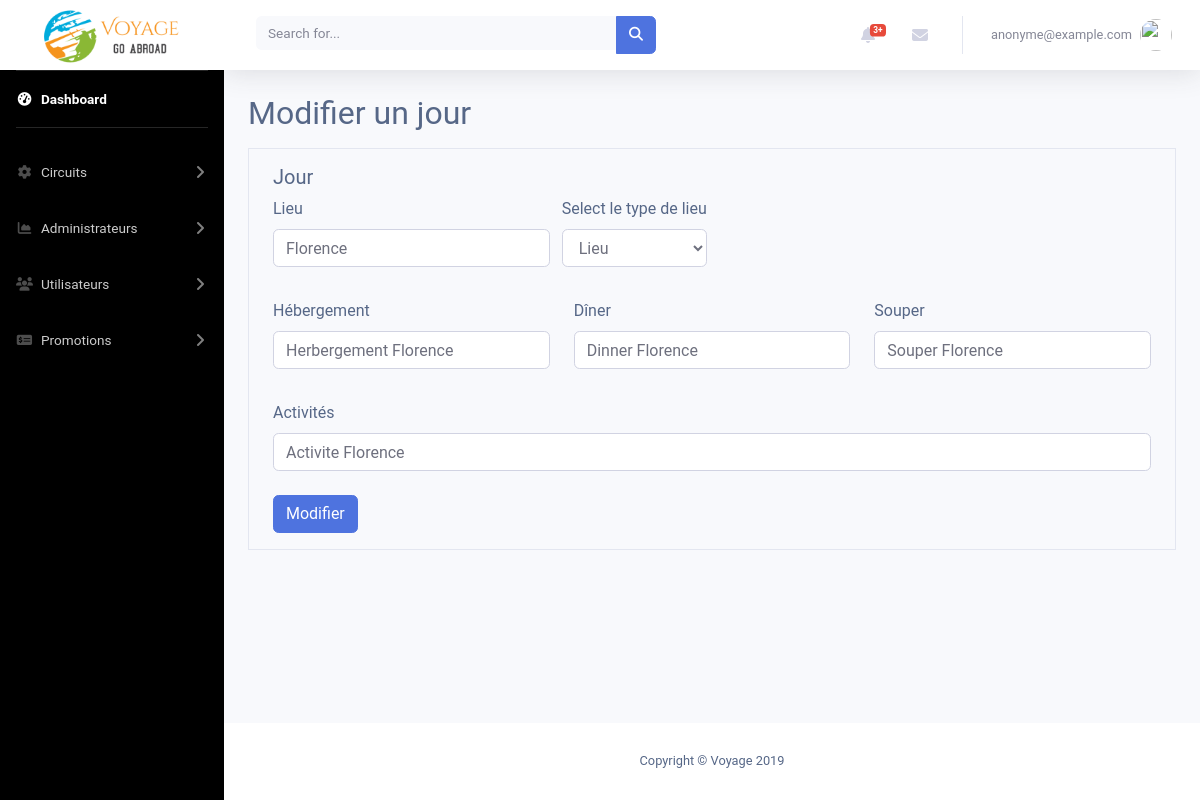
/admin/modifierJour.php?idJour=26 (signed in), run on the app's committed database.
### tables this page shows
CREATE TABLE `lieu` (
  `idLieu` int(11) NOT NULL,
  `nom` varchar(50) DEFAULT NULL,
  `ville` varchar(50) DEFAULT NULL,
  `pays` varchar(50) DEFAULT NULL
);

CREATE TABLE `hebergement` (
  `idHebergement` int(11) NOT NULL,
  `idLieu` int(11) NOT NULL,
  `nom` varchar(50) NOT NULL,
  `typeHebergement` varchar(50) DEFAULT NULL,
  `dejeunerInclus` tinyint(1) DEFAULT '0',
  `siteweb` varchar(50) DEFAULT NULL
);

CREATE TABLE `manger` (
  `idManger` int(11) NOT NULL,
  `idLieu` int(11) NOT NULL,
  `nom` varchar(50) NOT NULL,
  `siteweb` varchar(50) DEFAULT NULL
);

CREATE TABLE `activite` (
  `idActivite` int(11) NOT NULL,
  `idLieu` int(11) NOT NULL,
  `nom` varchar(50) NOT NULL,
  `description` varchar(50) DEFAULT NULL,
  `siteweb` varchar(50) DEFAULT NULL
);

### admin/modifierJour.php (the view, shortened to what this page needs)
<?php
include_once "includes/header.php";
include_once "includes/navbar.php";
if (isset($_GET['idJour'])) {
    $stmt = $conn->query("SELECT * FROM jour WHERE idJour=" . $_GET['idJour']);
    $row = $stmt->fetch();
    $idLieu = $row->idLieu;
    $getActivite = $conn->query('SELECT * FROM activite WHERE idActivite = ' . $row->idActivite);
    $activite = $getActivite->fetch();
    $nomActivite = $activite->nom;
    $getHebergement = $conn->query('SELECT * FROM hebergement WHERE idHebergement = ' . $row->idHebergement);
    $hebergement = $getHebergement->fetch();
    $nomHebergement = $hebergement->nom;
    $getDinner = $conn->query('SELECT * FROM manger WHERE idManger = ' . $row->idDinner);
    $dinner = $getDinner->fetch();
    $nomDinner = $dinner->nom;
    $getSouper = $conn->query('SELECT * FROM manger WHERE idManger = ' . $row->idSouper);
    $souper = $getSouper->fetch();
    $nomSouper = $souper->nom;
    $getLieu = $conn->query('SELECT * FROM lieu WHERE idLieu = ' . $idLieu);
    $lieu = $getLieu->fetch();
    $nomLieu = trim(preg_replace('/\s\s+/', ' ', str_replace("\n", " ", $lieu->nom . ' ' . $lieu->ville . ' ' . $lieu->pays)));
}
?>
<div class="container-fluid">
<h2>Modifier un jour</h2>
<form class="mt-3" action="modifierJour.php" method="POST">
<div id="detailsJours" class="border mb-3">
    <div class="container pt-3 pb-3">
        <h5>Jour</h5>
        <div class="row mb-2">
            <div class="col-sm-12 col-md-4 mb-2">
                <div class="form-group">
                    <label for="lieu">Lieu</label>
                    <input type="text" class="form-control lieu" id="lieu1" autocomplete="off" aria-describedby="textHelp" name="lieu" placeholder="Entrez un lieu" value="<?php if (isset($nomLieu)) {
    echo $nomLieu;
}
                    ?>">
                </div>
            </div>
            <div class="form-group">
            <label for="selectTypeLieu">Select le type de lieu</label>
            <select class="form-control" name="selectTypeLieu" id="selectTypeLieu">
            <option selected>Lieu</option>
            </select>
            </div>
        </div>
        <div class="row mb-2">
        <div class="col-sm-12 col-md-4 mb-2">
            <div class="form-group">
                <label for="hebergement">Hébergement</label>
                <input type="text" class="form-control  lieuHebergement" id="hebergement1" autocomplete="off" aria-describedby="textHelp" name="hebergement" placeholder="Entrez un hébergement" value="<?php if (isset($_POST['hebergement'])) {
                        echo htmlentities($_POST['hebergement']);
                    } elseif (isset($nomHebergement)) {
                        echo $nomHebergement;
                    }
?>">
            </div>
            </div>
            <div class="col-sm-12 col-md-4 mb-2">
                <div class="form-group">
                    <label for="dinner">Dîner</label>
                    <input type="text" class="form-control lieudinner" id="dinner1" autocomplete="off" aria-describedby="textHelp" name="dinner" placeholder="Entrez un lieu pour dîner"  value="<?php if (isset($_POST['dinner'])) {
    echo htmlentities($_POST['dinner']);
} elseif (isset($nomDinner)) {
    echo $nomDinner;
}
?>">
                </div>
            </div>
            <div class="col-sm-12 col-md-4 mb-2">
                <div class="form-group">
                    <label for="souper">Souper</label>
                    <input type="text" class="form-control lieuSouper" id="souper1" autocomplete="off" aria-describedby="textHelp" name="souper" placeholder="Entrez un lieu pour souper" value="<?php if (isset($_POST['souper'])) {
    echo htmlentities($_POST['souper']);
} elseif (isset($nomSouper)) {
    echo $nomSouper;
}
?>">
                </div>
            </div>
        </div>
        <div class="row">
            <div class="col-sm-12 col-md-12 mb-2">
                <div class="form-group">
                    <label for="activites">Activités</label>
                    <input type="text" class="form-control jourActivites" id="activites1" autocomplete="off" aria-describedby="textHelp" name="activites" placeholder="Entrez des activités" value="<?php if (isset($_POST['activite'])) {
    echo htmlentities($_POST['activite']);
} elseif (isset($nomActivite)) {
    echo $nomActivite;
}
?>">
                </div>
            </div>
        </div>
        <button type="submit" name="ModifierJour" class="btn btn-primary">Modifier</button>
    </div>
</div>
</form>
</div>
<?php
  include_once 'includes/footer.php';
?>

### admin/css/crud.css (style rules this page uses)
body { color: #566787; background: #f7f5f2; font-family: 'Roboto', sans-serif; }

### data on the page
lieu: lieu "Florence"
hebergement: hebergement "Herbergement Florence"
manger: dinner "Dinner Florence"
manger: souper "Souper Florence"
activite: activites "Activite Florence"

### other printed values
$_SESSION['courriel'] "anonyme@example.com"
